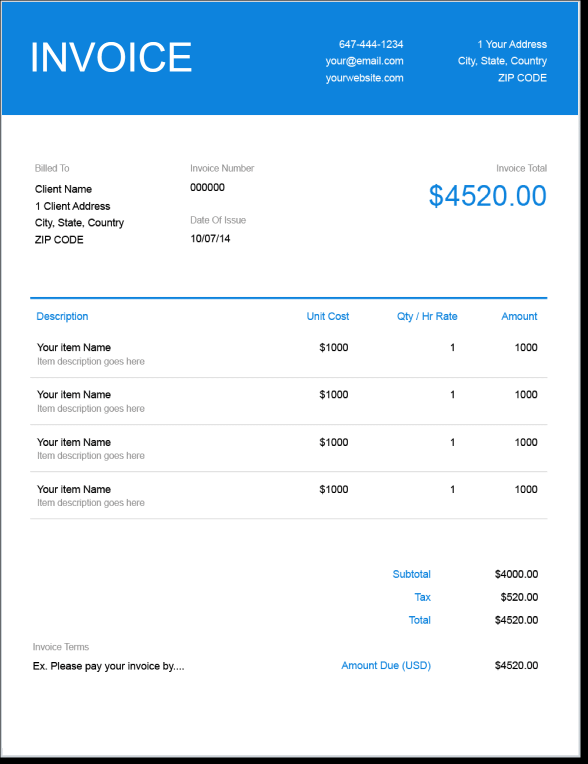
#> input picture OpenCV/Basic Document Masker/input/invoice-1.png, 1176 x 1528 px, found by its file name (shown at 1/2 size)
$ jupyter execute mask.ipynb
#> lines starting #> are read from the running program, lines starting #| are printed output that depends on the picture; after the words box and inside, x2 and y2 are one past the last pixel; in counts of white or black regions, pixels touching at a corner belong together
[cell 1]
import cv2 as cv
import numpy as np
import matplotlib.pyplot as plt

[cell 2]
img_path = (r'D:\A - Programming & Job Preparation\CS-Fundamentals\OpenCV\Basic Document Masker\input\invoice-1.png')
MASK_AREAS = [
    (100, 150, 500, 350),
    (550, 150, 800, 300),
    (700, 400, 900, 800)
]


# Load the images
img = cv.imread(img_path)
#> img is the input picture: shape (1528, 1176, 3); mean B, G, R 241.4, 228.3, 211.1

# Chekc image are load or not
if img is None:
    print("Error.. Image didn't load")
    exit()

# Draw Rectangle
for(x1, y1, x2, y2) in MASK_AREAS:
    cv.rectangle(img, (x1,y1),(x2,y2),(0,0,0),-1)
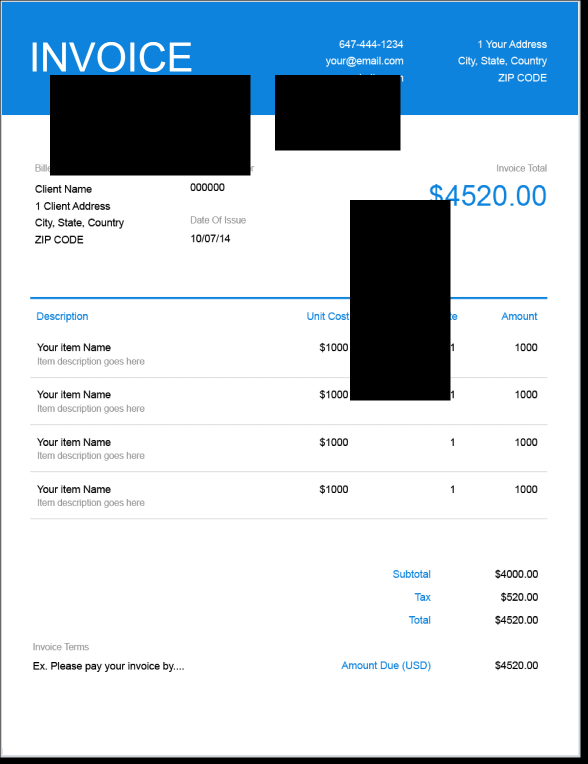
#> img: shape (1528, 1176, 3) (shown at 1/2 size); 11.08% of pixels changed, all inside (x1, y1, x2, y2) = (100, 150, 901, 801)
